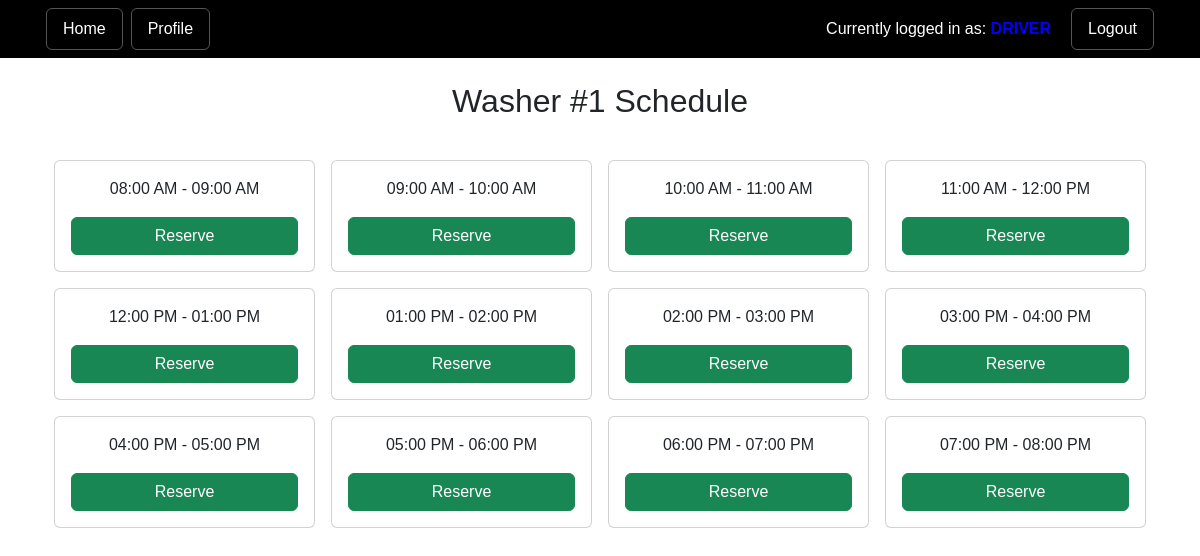
The app's page /machine/1/reserve_time (signed in) with its own data.
### app/main/models.py (models this page shows, shortened)
class User(UserMixin,db.Model):
    __tablename__='user'
    id: sqlo.Mapped[int] = sqlo.mapped_column(primary_key=True)
    username: sqlo.Mapped[str] = sqlo.mapped_column(sqla.String(64))
    email: sqlo.Mapped[str] = sqlo.mapped_column(sqla.String(120))
    user_type: sqlo.Mapped[str] = sqlo.mapped_column(sqla.String(50))
    address: sqlo.Mapped[str] = sqlo.mapped_column(sqla.String(256), nullable=True)
    password_hash: sqlo.Mapped[Optional[str]] = sqlo.mapped_column(sqla.String(256))
    create_bookings: sqlo.Mapped[List["Booking"]] = sqlo.relationship("Booking",foreign_keys="Booking.user_id",back_populates= "user")
    claim_bookings: sqlo.Mapped[List["Booking"]] = sqlo.relationship("Booking", foreign_keys="Booking.driver_id", back_populates= "driver")
    reservations: sqlo.Mapped[List["Reservation"]] = sqlo.relationship("Reservation", back_populates="user", foreign_keys="[Reservation.user_id]")
    __mapper_args__ = {
        'polymorphic_identity' : 'User',
        'polymorphic_on' : user_type
    }

class Machine(db.Model):
    id: sqlo.Mapped[int] = sqlo.mapped_column(primary_key=True)
    type: sqlo.Mapped[str] = sqlo.mapped_column(sqla.String(10))
    is_reserved: sqlo.Mapped[bool] = sqlo.mapped_column(sqla.Boolean, default=False)
    reserved_by_id: sqlo.Mapped[Optional[int]] = sqlo.mapped_column(sqla.Integer, sqla.ForeignKey('user.id'))
    reserved_by: sqlo.Mapped[Optional["User"]] = sqlo.relationship("User")
    reserved_until: sqlo.Mapped[Optional[datetime]] = sqlo.mapped_column(sqla.DateTime(timezone=True), nullable=True)
    reserved_time: sqlo.Mapped[Optional[str]] = sqlo.mapped_column(sqla.String(20))
    location_id: sqlo.Mapped[int] = sqlo.mapped_column(sqla.Integer, sqla.ForeignKey('location.id'), nullable=False)
    location: sqlo.Mapped[Optional["Location"]] = sqlo.relationship("Location", back_populates="machines")
    reports: sqlo.Mapped[List["Report"]] = sqlo.relationship("Report", back_populates="machine")
    status: sqlo.Mapped[str] = sqlo.mapped_column(sqla.Enum("available", "in-use", "broken", name="machine_status"), default="available")

### app/main/routes.py (the view, shortened to what this page needs)
@bp_main.route('/machine/<int:machine_id>/reserve_time', methods=['GET', 'POST'])
@login_required
def reserve_time(machine_id):
    machine = db.session.get(Machine, machine_id)
    if not machine:
        flash("Machine not found.", "danger")
        return redirect(url_for('main.map_page'))
    today = datetime.utcnow().replace(minute=0, second=0, microsecond=0)
    start_hour = 8
    end_hour = 20
    time_slots = []
    for hour in range(start_hour, end_hour):
        start_time = today.replace(hour=hour)
        end_time = start_time + timedelta(hours=1)
        existing = Reservation.query.filter(
            Reservation.machine_id == machine.id,
            Reservation.start_time < end_time,
            Reservation.end_time > start_time
        ).first()
        time_slots.append({
            "start": start_time,
            "end": end_time,
            "reserved": existing is not None
        })
    return render_template(
        "reserve_time.html",
        machine=machine,
        time_slots=time_slots
    )

### app/main/models.py (called while the page is built)
@login.user_loader
def load_user(id):
    return db.session.get(User, int(id))

### app/main/templates/reserve_time.html (shortened to what this page needs)
{% extends "base.html" %}
{% block content %}
<div class="container">
    <h2 class="mt-4 text-center">
        {{ machine.type }} #{{ machine.id }} Schedule
    </h2>
    <div class="row row-cols-1 row-cols-md-4 g-3 mt-4">
        {% for slot in time_slots %}
        <div class="col">
            <div class="card text-center p-3">
                <p>
                    {{ slot.start.strftime("%I:%M %p") }}
                    -
                    {{ slot.end.strftime("%I:%M %p") }}
                </p>
                {% if slot.reserved %}
                    <button class="btn btn-secondary w-100" disabled>
                        Reserved
                    </button>
                {% else %}
                    <form method="POST">
                        <button class="btn btn-success w-100">
                            Reserve
                        </button>
                    </form>
                {% endif %}
            </div>
        </div>
        {% endfor %}
    </div>
</div>
{% endblock %}

### app/main/templates/base.html (shortened to what this page needs)
<!doctype html>
<html lang="en">
  <head>
    <link rel="stylesheet" href="https://cdn.jsdelivr.net/npm/bootstrap-icons@1.11.3/font/bootstrap-icons.css">
    <link
        href="https://cdn.jsdelivr.net/npm/bootstrap@5.3.2/dist/css/bootstrap.min.css"
        rel="stylesheet"
>
    <link rel="stylesheet" href="{{ url_for('static', filename='css/main.css') }}">
  </head>
  <body>
    <nav class="navbar navbar-expand-lg navbar-dark bg-dark mb-4">
      <div class="container">
        <div class="collapse navbar-collapse" id="navbarNav">
          <ul class="navbar-nav me-auto mb-2 mb-lg-0">
            <li class="nav-item">
              <a class="nav-link border border-secondary rounded px-3 mx-1 text-white" href="{{ url_for('main.map_page') }}">Home</a>
            {% if not current_user.is_anonymous %}
            <li class="nav-item">
              <a class="nav-link border border-secondary rounded px-3 mx-1 text-white" href="{{ url_for('main.profile') }}">Profile</a>
            </li>
            {% endif %}
          </ul>
          <ul class="navbar-nav mb-2 mb-lg-0 align-items-center hide-on-small">
            {% if current_user.is_anonymous %}
            <li class="nav-item">
              <a class="nav-link border border-secondary rounded px-3 mx-1 text-white" href="{{ url_for('auth.login') }}">Login</a>
            </li>
            <li class="nav-item">
              <a class="nav-link border border-secondary rounded px-3 mx-1 text-white" href="{{ url_for('auth.register') }}">Register</a>
            </li>
            <li class="nav-item">
              <a class="nav-link border border-secondary rounded px-3 mx-1 text-white" href="{{ url_for('auth.admin_register') }}">Admin Registration</a>
            </li>
            {% else %}
            <li class= "nav-item me-3">
              <span class="text-white">Currently logged in as: <strong style="color:blue; text-transform: uppercase;">{{ current_user.user_type }}</strong></span>
            </li>
            <li class="nav-item">
              <a class="nav-link border border-secondary rounded px-3 mx-1 text-white" href="{{ url_for('auth.logout') }}">Logout</a>
            </li>
            {% endif %}
          </ul>
        </div>
      </div>
    </nav>
    <div class="container mt-3">
      {% block content %}{% endblock %}
    </div>
  </body>
</html>

### app/static/css/main.css (style rules this page uses)
body { font-family: Arial, sans-serif; background-color: white; margin-bottom: 75px; }
.navbar { background-color: black !important; }
.nav-link { border: 1px solid #555 !important; margin-right: 10px; color: white !important; }
ul { list-style: none; padding-left: 0; margin-bottom: 0; }

### records on screen
User: user_type "DRIVER"
Machine: type "Washer", id "1"

### other values on screen
{{ slot.start.strftime("%I:%M %p") }} "08:00 AM" "09:00 AM" "10:00 AM" "11:00 AM" "12:00 PM" "01:00 PM" "02:00 PM" "03:00 PM" "04:00 PM" "05:00 PM" "06:00 PM" "07:00 PM"
{{ slot.end.strftime("%I:%M %p") }} "09:00 AM" "10:00 AM" "11:00 AM" "12:00 PM" "01:00 PM" "02:00 PM" "03:00 PM" "04:00 PM" "05:00 PM" "06:00 PM" "07:00 PM" "08:00 PM"
